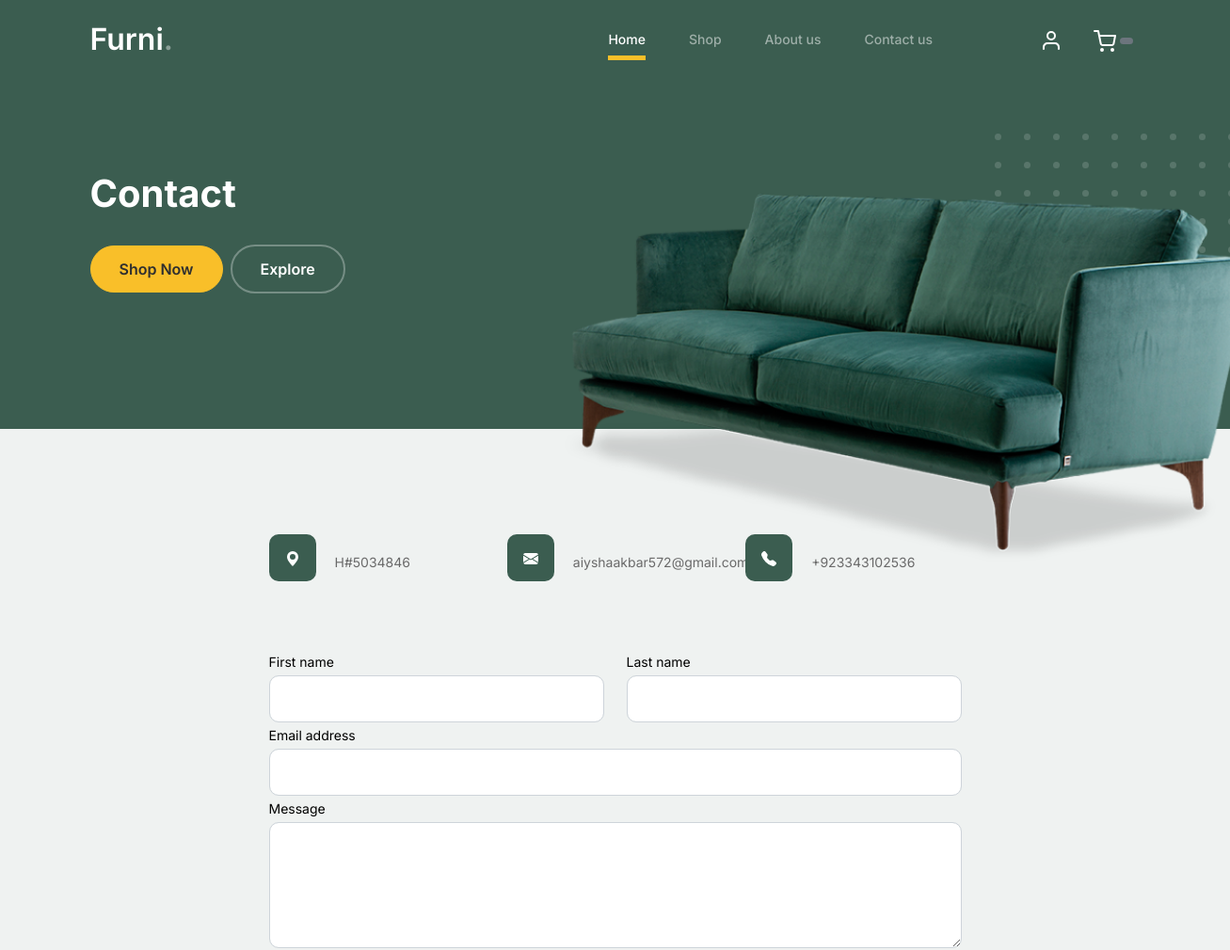
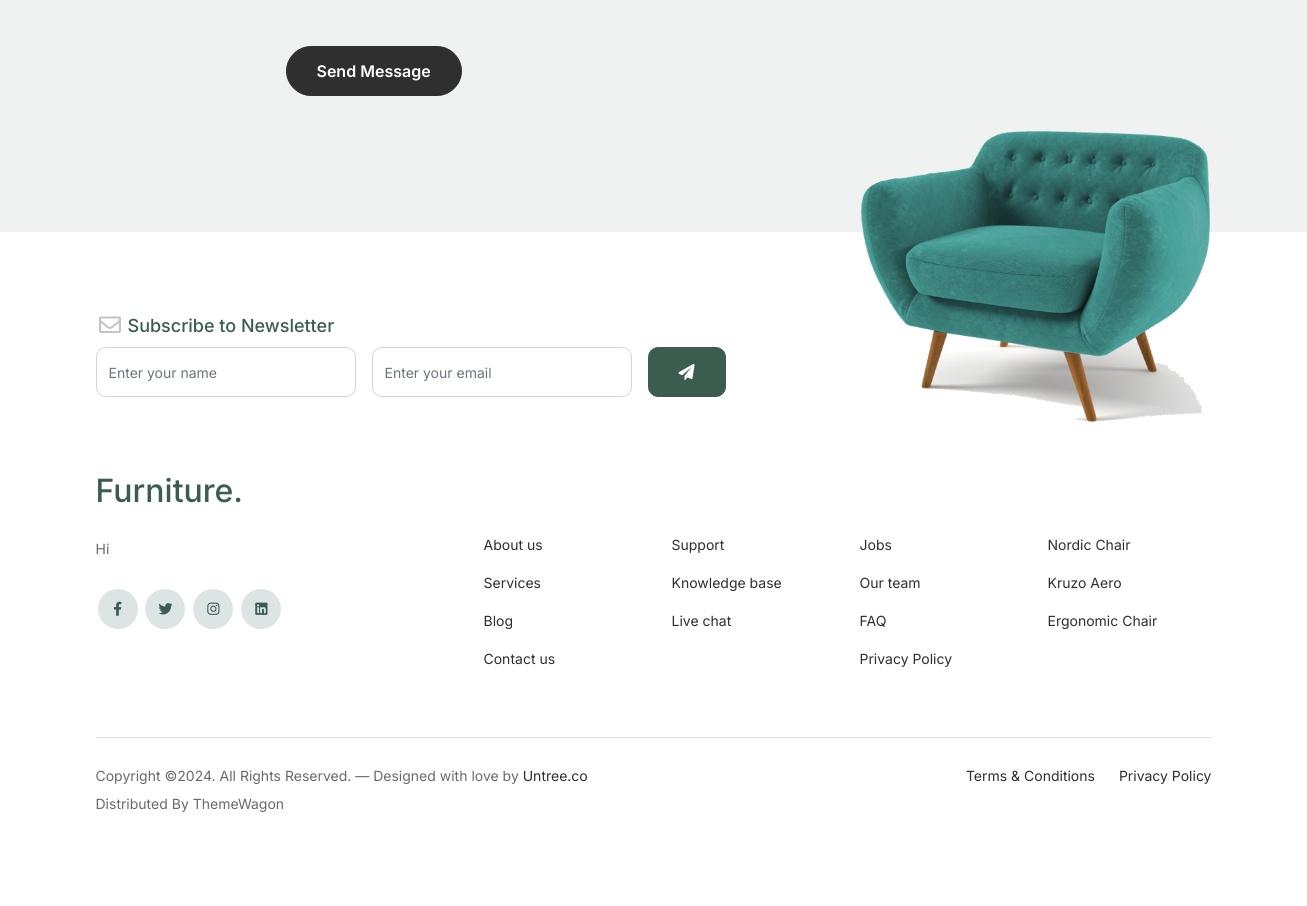
Page /User/contact.php on the committed database (2 pictures, top to bottom).
### tables this page shows
CREATE TABLE `website_info` (
  `ID` int(11) NOT NULL,
  `Name` varchar(25) NOT NULL,
  `Description` varchar(100) NOT NULL,
  `E-Mail` varchar(30) NOT NULL,
  `Phone Number` varchar(15) NOT NULL,
  `Address` varchar(50) NOT NULL,
  `Facebook Link` varchar(100) NOT NULL,
  `Insta Link` varchar(100) NOT NULL,
  `Timing` time NOT NULL,
  `Added_At` timestamp NOT NULL DEFAULT current_timestamp()
);

### User/contact.php (the view, shortened to what this page needs)
<?php include("header.php");
$query="SELECT * FROM `website_info`";
$result=mysqli_query($conn,$query);
$data=mysqli_fetch_array($result);
?>
			<div class="hero">
				<div class="container">
					<div class="row justify-content-between">
						<div class="col-lg-5">
							<div class="intro-excerpt">
								<h1>Contact</h1>
								<p><a href="" class="btn btn-secondary me-2">Shop Now</a><a href="#" class="btn btn-white-outline">Explore</a></p>
							</div>
						</div>
						<div class="col-lg-7">
							<div class="hero-img-wrap">
								<img src="images/couch.png" class="img-fluid">
							</div>
						</div>
					</div>
				</div>
			</div>
		<div class="untree_co-section">
      <div class="container">
        <div class="block">
          <div class="row justify-content-center">
            <div class="col-md-8 col-lg-8 pb-4">
              <div class="row mb-5">
                <div class="col-lg-4">
                  <div  class="service no-shadow align-items-center link horizontal d-flex active" data-aos="fade-left" data-aos-delay="0">
                    <div class="service-icon color-1 mb-4">
                      <svg xmlns="http://www.w3.org/2000/svg" width="16" height="16" fill="currentColor" class="bi bi-geo-alt-fill" viewBox="0 0 16 16">
                        <path d="M8 16s6-5.686 6-10A6 6 0 0 0 2 6c0 4.314 6 10 6 10zm0-7a3 3 0 1 1 0-6 3 3 0 0 1 0 6z"/>
                      </svg>
                    </div>
                    <div class="service-contents">
                      <p><?php echo "$data[5]"; ?></p>
                    </div>
                  </div>
                </div>
                <div class="col-lg-4">
                  <div  class="service no-shadow align-items-center link horizontal d-flex active" data-aos="fade-left" data-aos-delay="0">
                    <div class="service-icon color-1 mb-4">
                    </div>
                    <div class="service-contents">
                      <p><?php echo "$data[3]"; ?></p>
                    </div>
                  </div>
                </div>
                <div class="col-lg-4">
                  <div  class="service no-shadow align-items-center link horizontal d-flex active" data-aos="fade-left" data-aos-delay="0">
                    <div class="service-icon color-1 mb-4">
                    </div>
                    <div class="service-contents">
                      <p><?php echo "$data[4]"; ?></p>
                    </div>
                  </div>
                </div>
              </div>
              <form  action="" method="post">
                <div class="row">
                  <div class="col-6">
                    <div class="form-group">
                      <label class="text-black" for="fname">First name</label>
                      <input type="text" class="form-control" id="fname" name="fname">
                    </div>
                  </div>
                  <div class="col-6">
                    <div class="form-group">
                      <label class="text-black" for="lname">Last name</label>
                      <input type="text" class="form-control" id="lname" name="lname">
                    </div>
                  </div>
                </div>
                <div class="form-group">
                  <label class="text-black" for="email">Email address</label>
                  <input type="email" class="form-control" id="email" name="email">
                </div>
                <div class="form-group mb-5">
                  <label class="text-black" for="message">Message</label>
                  <textarea class="form-control" id="message" cols="30" rows="5" name="message"></textarea>
                </div>
                <button type="submit" class="btn btn-primary-hover-outline" name="btn">Send Message</button>
              </form>
            </div>
          </div>
        </div>
      </div>
    </div>
  <?php include("footer.php") ?>

### User/footer.php (shortened to what this page needs)
<?php
	include("../connection.php");
$query="SELECT * FROM `website_info`";
$result=mysqli_query($conn,$query);
$data=mysqli_fetch_array($result);
?>
<footer class="footer-section">
			<div class="container relative">
				<div class="sofa-img">
					<img src="images/sofa.png" alt="Image" class="img-fluid">
				</div>
				<div class="row">
					<div class="col-lg-8">
						<div class="subscription-form">
							<h3 class="d-flex align-items-center"><span class="me-1"><img src="images/envelope-outline.svg" alt="Image" class="img-fluid"></span><span>Subscribe to Newsletter</span></h3>
							<form action="#" class="row g-3">
								<div class="col-auto">
									<input type="text" class="form-control" placeholder="Enter your name">
								</div>
								<div class="col-auto">
									<input type="email" class="form-control" placeholder="Enter your email">
								</div>
								<div class="col-auto">
									<button class="btn btn-primary">
										<span class="fa fa-paper-plane"></span>
									</button>
								</div>
							</form>
						</div>
					</div>
				</div>
				<div class="row g-5 mb-5">
					<div class="col-lg-4">
						<div class="mb-4 footer-logo-wrap"><a href="#" class="footer-logo"><?php echo "$data[1]"; ?><span>.</span></a></div>
						<p class="mb-4"><?php echo"$data[2]" ?></p>
						<ul class="list-unstyled custom-social">
							<li><a href="<?php echo"$data[6]" ?>"><span class="fa fa-brands fa-facebook-f"></span></a></li>
							<li><a href="#"><span class="fa fa-brands fa-twitter"></span></a></li>
							<li><a href="<?php echo"$data[7]" ?>"><span class="fa fa-brands fa-instagram"></span></a></li>
							<li><a href="#"><span class="fa fa-brands fa-linkedin"></span></a></li>
						</ul>
					</div>
					<div class="col-lg-8">
						<div class="row links-wrap">
							<div class="col-6 col-sm-6 col-md-3">
								<ul class="list-unstyled">
									<li><a href="about.php">About us</a></li>
									<li><a href="#">Services</a></li>
									<li><a href="#">Blog</a></li>
									<li><a href="contact.php">Contact us</a></li>
								</ul>
							</div>
							<div class="col-6 col-sm-6 col-md-3">
								<ul class="list-unstyled">
									<li><a href="#">Support</a></li>
									<li><a href="#">Knowledge base</a></li>
									<li><a href="#">Live chat</a></li>
								</ul>
							</div>
							<div class="col-6 col-sm-6 col-md-3">
								<ul class="list-unstyled">
									<li><a href="#">Jobs</a></li>
									<li><a href="#">Our team</a></li>
									<li><a href="FAQ.php">FAQ</a></li>
									<li><a href="privacypolicy.php">Privacy Policy</a></li>
								</ul>
							</div>
							<div class="col-6 col-sm-6 col-md-3">
								<ul class="list-unstyled">
									<li><a href="#">Nordic Chair</a></li>
									<li><a href="#">Kruzo Aero</a></li>
									<li><a href="#">Ergonomic Chair</a></li>
								</ul>
							</div>
						</div>
					</div>
				</div>
				<div class="border-top copyright">
					<div class="row pt-4">
						<div class="col-lg-6">
							<p class="mb-2 text-center text-lg-start">Copyright &copy;. All Rights Reserved. &mdash; Designed with love by <a href="https://untree.co">Untree.co</a> Distributed By <a hreff="https://themewagon.com">ThemeWagon</a>
            </p>
						</div>
						<div class="col-lg-6 text-center text-lg-end">
							<ul class="list-unstyled d-inline-flex ms-auto">
								<li class="me-4"><a href="#">Terms &amp; Conditions</a></li>
								<li><a href="#">Privacy Policy</a></li>
							</ul>
						</div>
					</div>
				</div>
			</div>
		</footer>
	</body>
</html>

### User/css/style.css (style rules this page uses)
body { overflow-x: hidden; position: relative; }
body { font-family: "Inter", sans-serif; font-weight: 400; line-height: 28px; color: #6a6a6a; font-size: 14px; background-color: #eff2f1; }
a { text-decoration: none; -webkit-transition: .3s all ease; -o-transition: .3s all ease; transition: .3s all ease; color: #2f2f2f; text-decoration: underline; }
.hero { background: #3b5d50; padding: calc(4rem - 30px) 0 0rem 0; }
@media (min-width: 768px) { .hero { padding: calc(4rem - 30px) 0 4rem 0; } }
@media (min-width: 992px) { .hero { padding: calc(8rem - 30px) 0 8rem 0; } }
.hero .intro-excerpt { position: relative; z-index: 4; }
@media (min-width: 992px) { .hero .intro-excerpt { max-width: 450px; } }
.hero h1 { font-weight: 700; color: #ffffff; margin-bottom: 30px; }
.hero p { color: rgba(255, 255, 255, 0.5); margin-botom: 30px; }
.hero .hero-img-wrap { position: relative; }
.hero .hero-img-wrap img { position: relative; top: 0px; right: 0px; z-index: 2; max-width: 780px; left: -20px; }
@media (min-width: 768px) { .hero .hero-img-wrap img { right: 0px; left: -100px; } }
@media (min-width: 992px) { .hero .hero-img-wrap img { left: 0px; top: -80px; position: absolute; right: -50px; } }
@media (min-width: 1200px) { .hero .hero-img-wrap img { left: 0px; top: -80px; right: -100px; } }
.hero .hero-img-wrap:after { content: ""; position: absolute; width: 255px; height: 217px; background-image: url("../images/dots-light.svg"); background-size: contain; background-repeat: no-repeat; right: -100px; top: -0px; }
@media (min-width: 1200px) { .hero .hero-img-wrap:after { top: -40px; } }
.btn { font-weight: 600; padding: 12px 30px; border-radius: 30px; color: #ffffff; background: #2f2f2f; border-color: #2f2f2f; }
.btn.btn-primary { background: #3b5d50; border-color: #3b5d50; }
.btn.btn-secondary { color: #2f2f2f; background: #f9bf29; border-color: #f9bf29; }
.btn.btn-white-outline { background: transparent; border-width: 2px; border-color: rgba(255, 255, 255, 0.3); }
.footer-section { padding: 80px 0; background: #ffffff; }
.footer-section .relative { position: relative; }
.footer-section a { text-decoration: none; color: #2f2f2f; -webkit-transition: .3s all ease; -o-transition: .3s all ease; transition: .3s all ease; }
.footer-section .subscription-form { margin-bottom: 40px; position: relative; z-index: 2; margin-top: 100px; }
@media (min-width: 992px) { .footer-section .subscription-form { margin-top: 0px; margin-bottom: 80px; } }
.footer-section .subscription-form h3 { font-size: 18px; font-weight: 500; color: #3b5d50; }
.footer-section .subscription-form .form-control { height: 50px; border-radius: 10px; font-family: "Inter", sans-serif; }
.footer-section .subscription-form .btn { border-radius: 10px !important; }
.footer-section .sofa-img { position: absolute; top: -200px; z-index: 1; right: 0; }
.footer-section .sofa-img img { max-width: 380px; }
.footer-section .links-wrap { margin-top: 0px; }
@media (min-width: 992px) { .footer-section .links-wrap { margin-top: 54px; } }
.footer-section .links-wrap ul li { margin-bottom: 10px; }
.footer-section .footer-logo-wrap .footer-logo { font-size: 32px; font-weight: 500; text-decoration: none; color: #3b5d50; }
.footer-section .custom-social li { margin: 2px; display: inline-block; }
.footer-section .custom-social li a { width: 40px; height: 40px; text-align: center; line-height: 40px; display: inline-block; background: #dce5e4; color: #3b5d50; border-radius: 50%; }
.footer-section .border-top { border-color: #dce5e4; }
.footer-section .border-top.copyright { font-size: 14px !important; }
.untree_co-section { padding: 7rem 0; }
.form-control { height: 50px; border-radius: 10px; font-family: "Inter", sans-serif; }
.service { line-height: 1.5; }
.service .service-icon { border-radius: 10px; -webkit-box-flex: 0; -ms-flex: 0 0 50px; flex: 0 0 50px; height: 50px; line-height: 50px; text-align: center; background: #3b5d50; margin-right: 20px; color: #ffffff; }
textarea { height: auto !important; }

### rows in the picture
website_info: Address "H#5034846", Name "Furniture", Description "Hi"
